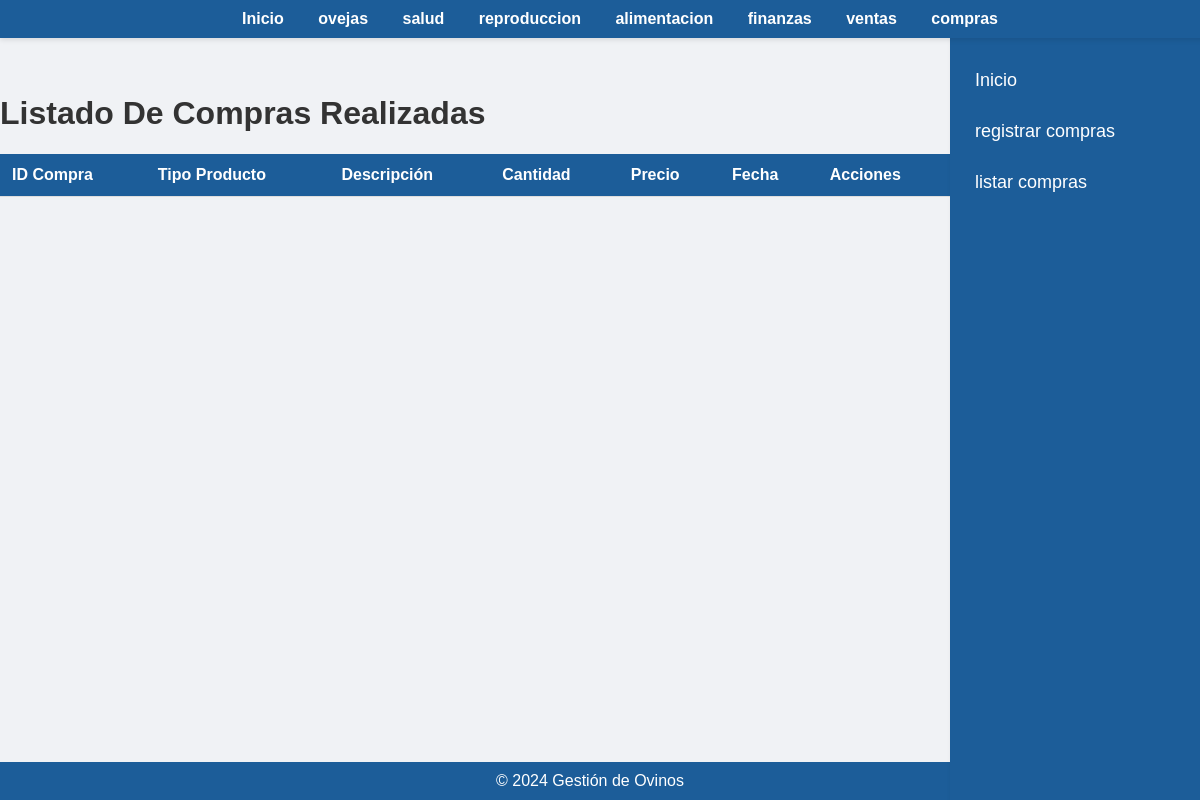
The page /listar_compras (signed in) on the database as committed earlier.
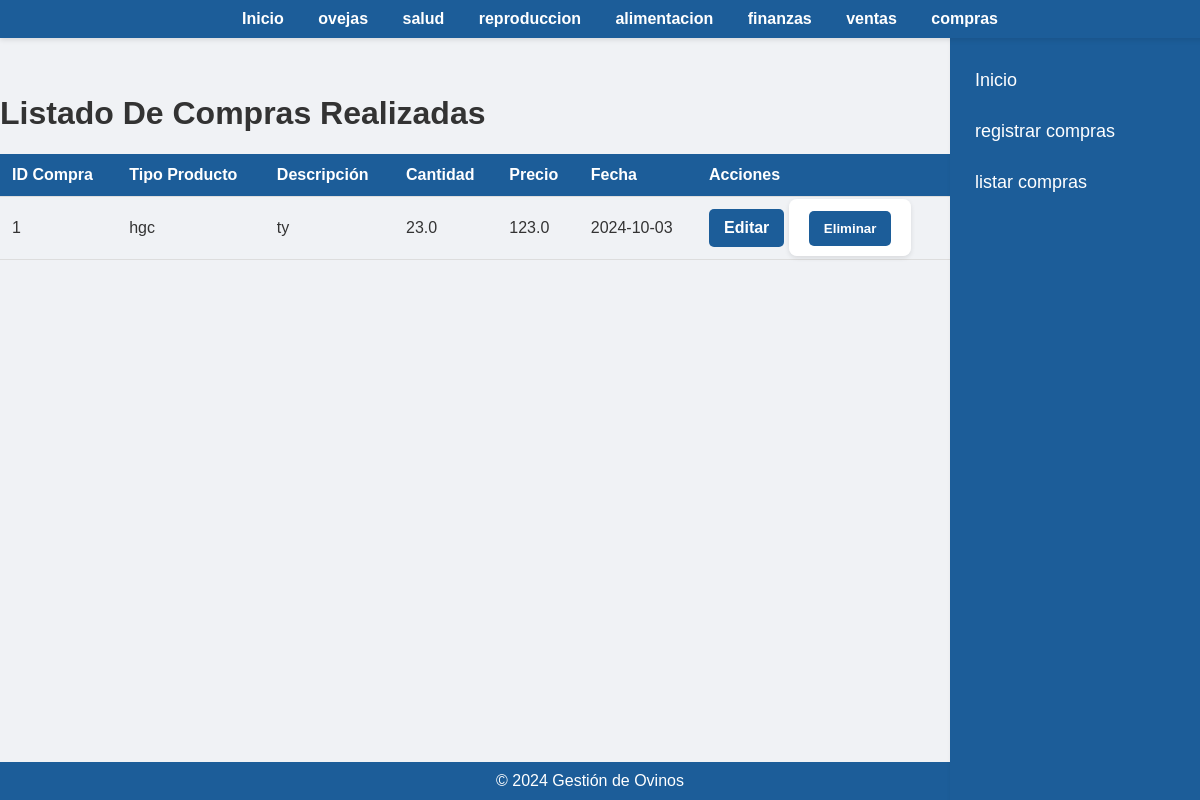
The same page on the database as committed later.
### app/models.py (models this page shows)
class Compra(db.Model):
    id = db.Column(db.Integer, primary_key=True)
    tipo_producto = db.Column(db.String(50), nullable=False)
    descripcion = db.Column(db.Text, nullable=False)
    cantidad = db.Column(db.Float, nullable=False)
    precio = db.Column(db.Float, nullable=False)
    fecha = db.Column(db.Date, nullable=False)
    user_id = db.Column(db.Integer, db.ForeignKey('user.id'), nullable=False)
    user = db.relationship('User', backref='compras')

### app/routes.py (the view)
@app.route('/listar_compras')
@login_required
def listar_compra():
    compras = Compra.query.filter_by(user_id=current_user.id).all()
    return render_template('listar_compra.html', compras=compras)

### app/__init__.py (called while the page is built)
@login_manager.user_loader
def load_user(user_id):
    return User.query.get(int(user_id))

### app/templates/listar_compra.html (shortened to what this page needs)
<!DOCTYPE html>
<html>
<head>
    <link rel="stylesheet" href="{{ url_for('static', filename='styles.css') }}">
</head>
<body>
    <div class="navbar">
        <a href="{{ url_for('index') }}">Inicio</a>
        <a href="{{ url_for('oveja') }}"> ovejas  </a>
        <a href="{{ url_for('salud') }}">salud</a>
        <a href="{{url_for('reproduccion')}}"> reproduccion</a>
        <a href="{{url_for('alimentacion')}}">alimentacion</a></li>
        <a href="{{url_for('finanzas')}}">finanzas</a></li>
        <a href="{{url_for('venta')}}">ventas</a></li>
        <a href="{{url_for('compra')}}">compras</a></li>
    </div>
     <footer>
            &copy; 2024 Gestión de Ovinos
        </footer>
        <div class="sidebar">
            <a href="{{ url_for('index') }}">Inicio</a>
            <a href="{{url_for('registrar_compra')}}">registrar compras</a></li>
            <a href="{{url_for('listar_compra')}}">listar compras</a></li>
        </div>
    <div class="container">
        <h1>Listado De Compras Realizadas</h1>
        <table>
            <thead>
                <tr>
                    <th>ID Compra</th>
                    <th>Tipo Producto</th>
                    <th>Descripción</th>
                    <th>Cantidad</th>
                    <th>Precio</th>
                    <th>Fecha</th>
                    <th>Acciones</th>
                </tr>
            </thead>
            <tbody>
                {% for compra in compras %}
                    <tr>
                        <td>{{ compra.id }}</td>
                        <td>{{ compra.tipo_producto }}</td>
                        <td>{{ compra.descripcion }}</td>
                        <td>{{ compra.cantidad }}</td>
                        <td>{{ compra.precio }}</td>
                        <td>{{ compra.fecha.strftime('%Y-%m-%d') }}</td>
                        <td>
                            <a href="{{ url_for('editar_compra', id=compra.id) }}" class="btn">Editar</a>
                            <form action="{{ url_for('eliminar_compra', id=compra.id) }}" method="POST" style="display:inline;">
                                <button type="submit" onclick="return confirm('¿Estás seguro de que deseas eliminar este registro?');">Eliminar</button>
                            </form>
                        </td>
                    </tr>
                {% endfor %}
            </tbody>
        </table>
    </div>
</body>
</html>

Rows that differ between the two databases and show on the page:
added Compra: id "1", tipo_producto "hgc", descripcion "ty", cantidad "23.0", precio "123.0", fecha "2024-10-03"
